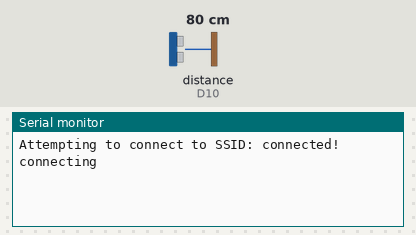
A sketch run on a simulated Arduino MKR. On the bench: the last lines printed to the serial monitor. Wiring (inferred from the names in the program): ultrasonic range finder: trigger D9; echo D10. The inputs (shaded band) are chosen by the test bench; at power-on: distance to the obstacle (sensor on D10) 80 cm. The echo pulse lasts 58.3 µs per cm; WiFi joins after 1.5 s; servers stay silent unless stated.

Above: at 5.7 s.
5.8 s: distance to the obstacle (sensor on D10) set to 2 cm
At 7.4 s:
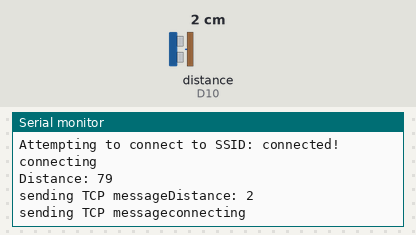
7.8 s: distance to the obstacle (sensor on D10) set to 4 cm
At 8.17 s:
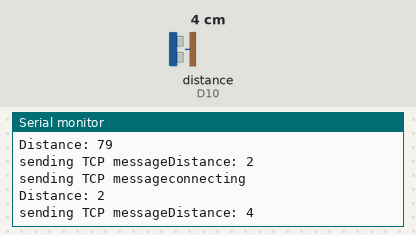
Timing chart, 0 to 10.8 s (numbered marks = the images above; inputs shaded):
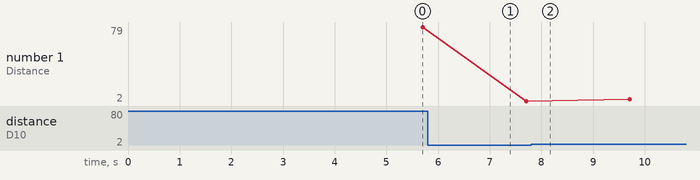

The sketch:

sketch_jan24a.ino
```cpp
#include <WiFiNINA.h>

WiFiClient client;

const char server[] = "10.23.10.78"; //local IP address of receiver device goes here
const int portNum = 7070; //desired port # goes here. Make sure the receiver is listening on the same port!

//be sure to remove WiFi network details before uploading this code!
const char WIFI_SSID[] = "sandbox370"; //WiFi network name goes here //"Verizon_HZWY66"
const char WIFI_PASS[] = " "; //WiFi password goes here //"obtuse9-aye-dub"

const int trigPin = 9;
const int echoPin = 10;

void setup() {
  // set the modes for the trigger pin and echo pin:
  pinMode(trigPin, OUTPUT);
  pinMode(echoPin, INPUT);
  Serial.begin(9600);
  //retry connection until WiFi is connected successfully
  while (WiFi.status() != WL_CONNECTED) {
    Serial.print("Attempting to connect to SSID: ");
    // Attempt connection to WPA/WPA2 network.
    WiFi.begin(WIFI_SSID, WIFI_PASS);
    delay(3000);
  }
  Serial.println("connected!");
}

void loop() {
 //connect to client if disconnected, or send TCP message if conected
  if (!client.connected()) {
    Serial.println("connecting");
    client.connect(server, portNum);
    delay(1000);
    return;
  } else {
    // take the trigger pin low to start a pulse:
    digitalWrite(trigPin, LOW);
    delayMicroseconds(2);
    digitalWrite(trigPin, HIGH);
    delayMicroseconds(10);
    digitalWrite(trigPin, LOW);

    // listen for a pulse on the echo pin:
    long duration = pulseIn(echoPin, HIGH);
    int distance = (duration * 0.0343) / 2;
    Serial.print("Distance: ");
    Serial.println(distance);
    delay(200);

    //sending message to node
    Serial.print("sending TCP message");
    client.println(distance);
    delay(200);
    }
}
```

Measured:
- after the input at 5.8 s, the serial monitor: prints a new line after 0.11 s (image 1)
- after the input at 7.8 s, the serial monitor: prints a new line after 0.11 s (image 2)
- plotted number 1: 79 → 2 after the input at 5.8 s, 2 → 4 after the input at 7.8 s
